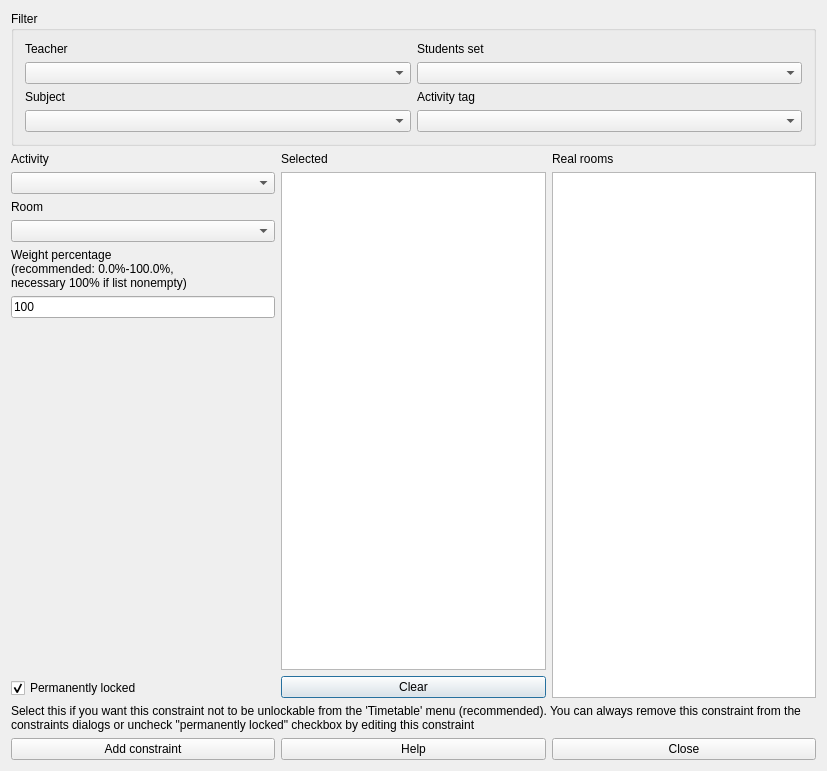
<?xml version="1.0" encoding="UTF-8"?>
<ui version="4.0">
 <class>AddConstraintActivityPreferredRoomForm_template</class>
 <widget class="QDialog" name="AddConstraintActivityPreferredRoomForm_template">
  <property name="geometry">
   <rect>
    <x>0</x>
    <y>0</y>
    <width>827</width>
    <height>771</height>
   </rect>
  </property>
  <property name="windowTitle">
   <string extracomment="This is the title of the dialog to add a new constraint of this type">Add activity preferred room</string>
  </property>
  <layout class="QGridLayout" name="gridLayout_2">
   <item row="0" column="0">
    <widget class="QGroupBox" name="filterGroupBox">
     <property name="title">
      <string>Filter</string>
     </property>
     <layout class="QGridLayout" name="gridLayout">
      <item row="0" column="0">
       <widget class="QLabel" name="teachersTextLabel">
        <property name="text">
         <string>Teacher</string>
        </property>
        <property name="wordWrap">
         <bool>false</bool>
        </property>
       </widget>
      </item>
      <item row="0" column="1">
       <widget class="QLabel" name="studentsTextLabel">
        <property name="text">
         <string>Students set</string>
        </property>
        <property name="wordWrap">
         <bool>false</bool>
        </property>
       </widget>
      </item>
      <item row="1" column="0">
       <widget class="QComboBox" name="teachersComboBox"/>
      </item>
      <item row="1" column="1">
       <widget class="QComboBox" name="studentsComboBox"/>
      </item>
      <item row="2" column="0">
       <widget class="QLabel" name="subjectsTextLabel">
        <property name="text">
         <string>Subject</string>
        </property>
        <property name="wordWrap">
         <bool>false</bool>
        </property>
       </widget>
      </item>
      <item row="2" column="1">
       <widget class="QLabel" name="activityTagsTextLabel">
        <property name="text">
         <string>Activity tag</string>
        </property>
        <property name="wordWrap">
         <bool>false</bool>
        </property>
       </widget>
      </item>
      <item row="3" column="0">
       <widget class="QComboBox" name="subjectsComboBox"/>
      </item>
      <item row="3" column="1">
       <widget class="QComboBox" name="activityTagsComboBox"/>
      </item>
     </layout>
    </widget>
   </item>
   <item row="1" column="0">
    <layout class="QHBoxLayout" name="horizontalLayout">
     <item>
      <layout class="QVBoxLayout" name="verticalLayout_6">
       <item>
        <layout class="QVBoxLayout" name="verticalLayout_3">
         <item>
          <widget class="QLabel" name="activitiesTextLabel">
           <property name="frameShape">
            <enum>QFrame::NoFrame</enum>
           </property>
           <property name="frameShadow">
            <enum>QFrame::Plain</enum>
           </property>
           <property name="text">
            <string>Activity</string>
           </property>
           <property name="wordWrap">
            <bool>false</bool>
           </property>
           <property name="buddy">
            <cstring>roomsComboBox</cstring>
           </property>
          </widget>
         </item>
         <item>
          <widget class="QComboBox" name="activitiesComboBox"/>
         </item>
        </layout>
       </item>
       <item>
        <layout class="QVBoxLayout" name="verticalLayout_4">
         <item>
          <widget class="QLabel" name="roomsTextLabel">
           <property name="frameShape">
            <enum>QFrame::NoFrame</enum>
           </property>
           <property name="frameShadow">
            <enum>QFrame::Plain</enum>
           </property>
           <property name="text">
            <string>Room</string>
           </property>
           <property name="wordWrap">
            <bool>false</bool>
           </property>
           <property name="buddy">
            <cstring>roomsComboBox</cstring>
           </property>
          </widget>
         </item>
         <item>
          <widget class="QComboBox" name="roomsComboBox"/>
         </item>
        </layout>
       </item>
       <item>
        <layout class="QVBoxLayout" name="verticalLayout_5">
         <item>
          <widget class="QLabel" name="weightTextLabel">
           <property name="frameShape">
            <enum>QFrame::NoFrame</enum>
           </property>
           <property name="frameShadow">
            <enum>QFrame::Plain</enum>
           </property>
           <property name="text">
            <string>Weight percentage
(recommended: 0.0%-100.0%,
necessary 100% if list nonempty)</string>
           </property>
           <property name="wordWrap">
            <bool>false</bool>
           </property>
          </widget>
         </item>
         <item>
          <widget class="QLineEdit" name="weightLineEdit">
           <property name="text">
            <string notr="true">100</string>
           </property>
          </widget>
         </item>
        </layout>
       </item>
       <item>
        <spacer name="spacer1">
         <property name="orientation">
          <enum>Qt::Vertical</enum>
         </property>
         <property name="sizeType">
          <enum>QSizePolicy::Expanding</enum>
         </property>
         <property name="sizeHint" stdset="0">
          <size>
           <width>20</width>
           <height>41</height>
          </size>
         </property>
        </spacer>
       </item>
       <item>
        <widget class="QCheckBox" name="permLockedCheckBox">
         <property name="text">
          <string>Permanently locked</string>
         </property>
         <property name="checked">
          <bool>true</bool>
         </property>
        </widget>
       </item>
      </layout>
     </item>
     <item>
      <layout class="QVBoxLayout" name="verticalLayout_2">
       <item>
        <widget class="QLabel" name="selectedRealRoomsLabel">
         <property name="text">
          <string comment="It refers to a list of selected rooms">Selected</string>
         </property>
        </widget>
       </item>
       <item>
        <widget class="QListWidget" name="selectedRealRoomsListWidget"/>
       </item>
       <item>
        <widget class="QPushButton" name="clearPushButton">
         <property name="text">
          <string>Clear</string>
         </property>
        </widget>
       </item>
      </layout>
     </item>
     <item>
      <layout class="QVBoxLayout" name="verticalLayout">
       <item>
        <widget class="QLabel" name="allRealRoomsLabel">
         <property name="text">
          <string>Real rooms</string>
         </property>
        </widget>
       </item>
       <item>
        <widget class="QListWidget" name="allRealRoomsListWidget"/>
       </item>
      </layout>
     </item>
    </layout>
   </item>
   <item row="2" column="0">
    <widget class="QLabel" name="permTextLabel">
     <property name="sizePolicy">
      <sizepolicy hsizetype="Minimum" vsizetype="Minimum">
       <horstretch>0</horstretch>
       <verstretch>0</verstretch>
      </sizepolicy>
     </property>
     <property name="text">
      <string>Select this if you want this constraint not to be unlockable from the 'Timetable' menu (recommended). You can always remove this constraint from the constraints dialogs or uncheck &quot;permanently locked&quot; checkbox by editing this constraint</string>
     </property>
     <property name="alignment">
      <set>Qt::AlignVCenter</set>
     </property>
     <property name="wordWrap">
      <bool>true</bool>
     </property>
    </widget>
   </item>
   <item row="3" column="0">
    <layout class="QHBoxLayout">
     <item>
      <widget class="QPushButton" name="addConstraintPushButton">
       <property name="text">
        <string>Add constraint</string>
       </property>
      </widget>
     </item>
     <item>
      <widget class="QPushButton" name="helpPushButton">
       <property name="text">
        <string>Help</string>
       </property>
      </widget>
     </item>
     <item>
      <widget class="QPushButton" name="closePushButton">
       <property name="text">
        <string>Close</string>
       </property>
      </widget>
     </item>
    </layout>
   </item>
  </layout>
 </widget>
 <layoutdefault spacing="6" margin="11"/>
 <resources/>
 <connections/>
</ui>
